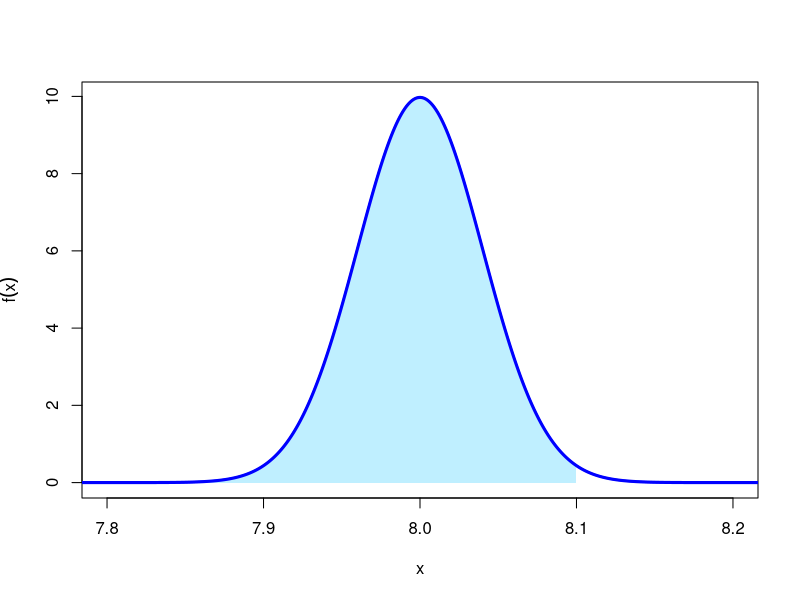
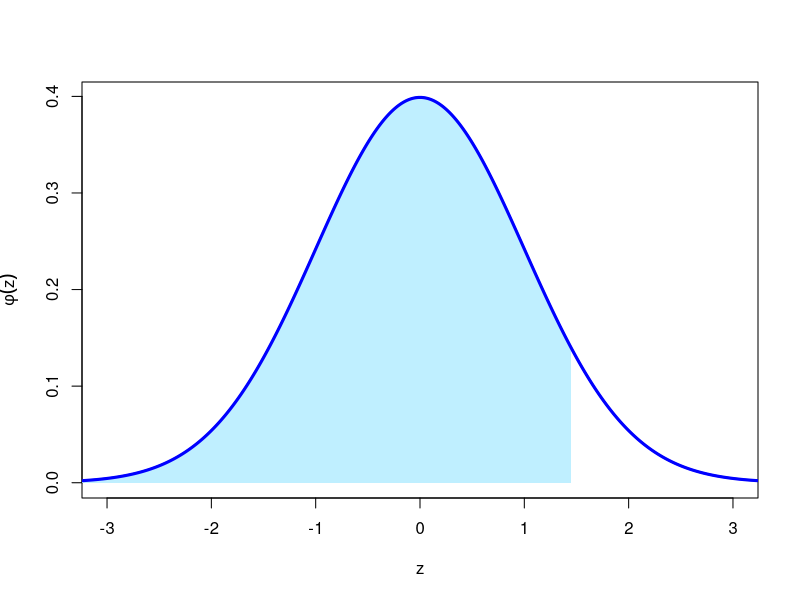
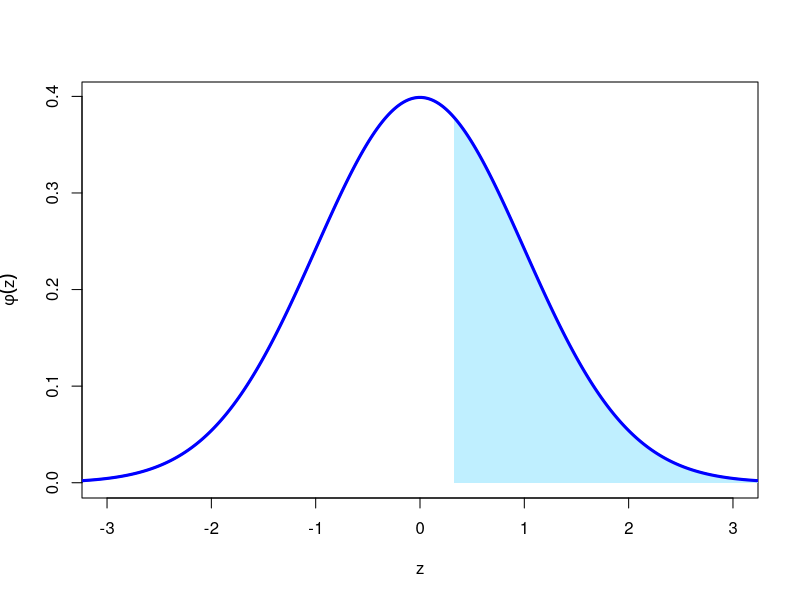
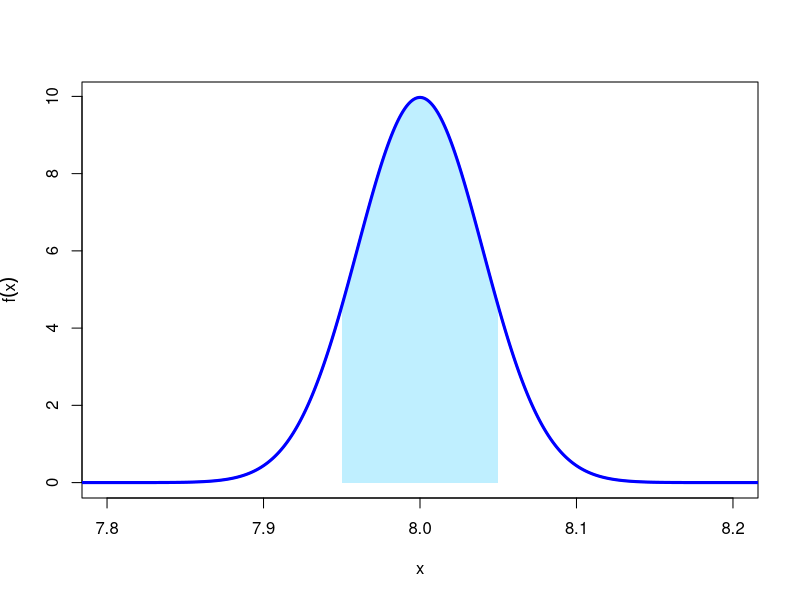
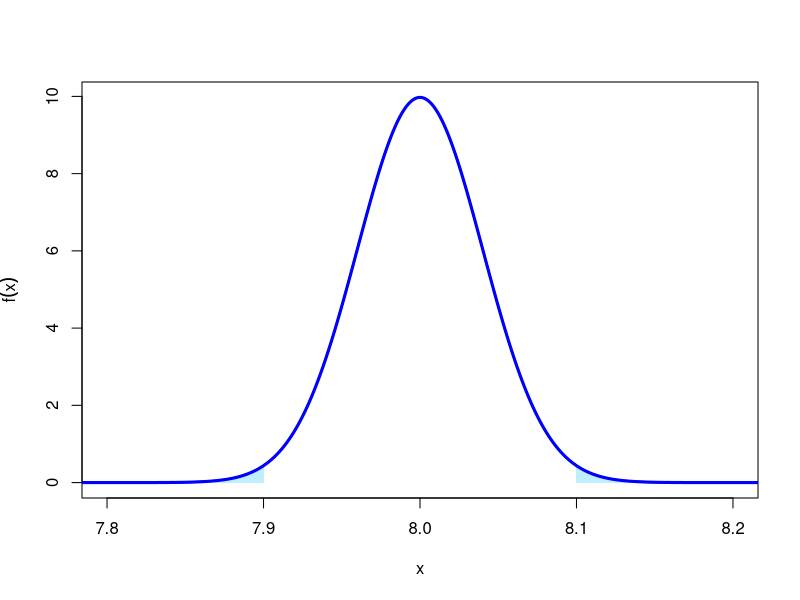
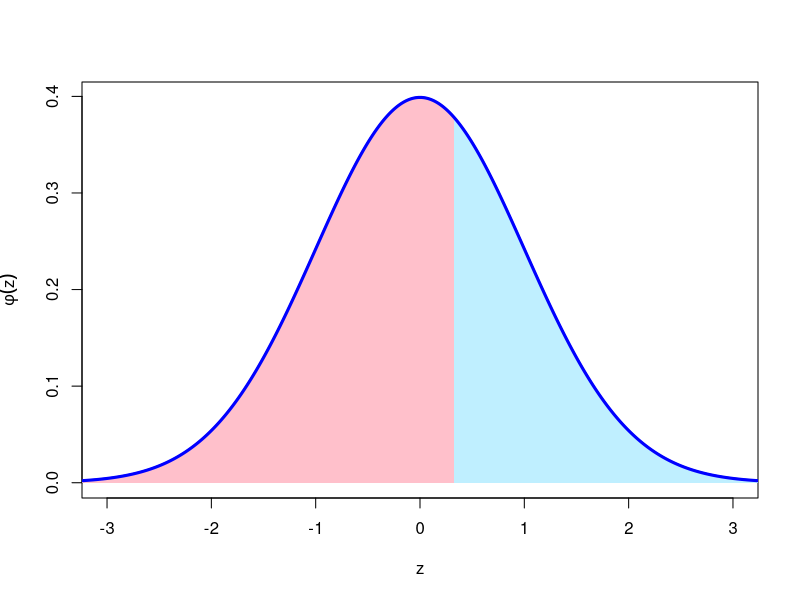
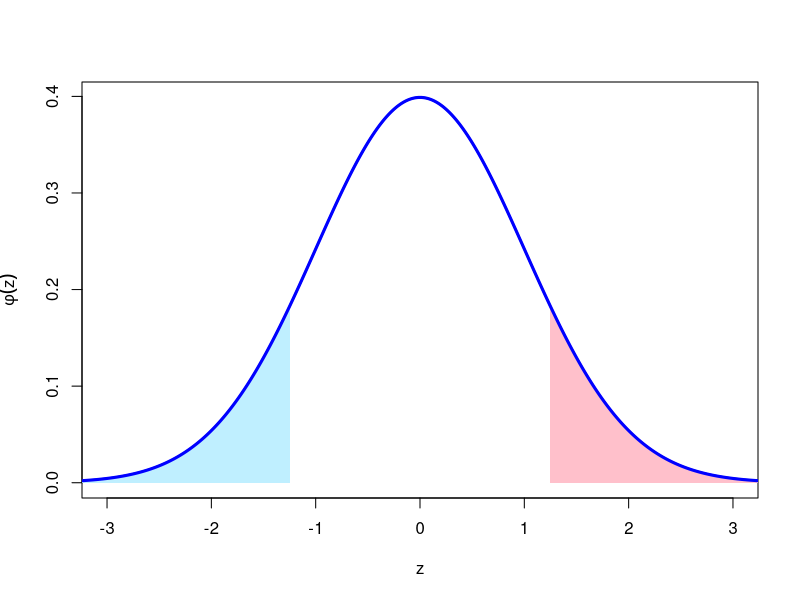

Write the R code that produced these figures, in order.
## ---- chunk 1
curve(dnorm(x, 8, 0.04), from = 7.7, to = 8.3, n = 1001, xlim = c(7.8, 8.2), lwd = 2, col = "blue", xlab = "x", ylab = expression(f(x)))

rng <- seq(7.7, 8.1, length.out=100)
xpol <- c(7.7, rng, 8.1)
ypol <- c(0, dnorm(rng, 8, 0.04), 0)
polygon(xpol, ypol, col = "lightblue1", border = NA)

curve(dnorm(x, 8, 0.04), from = 7.7, to = 8.8, n = 1001, lwd = 3, col = "blue", add = TRUE)
## ---- chunk 2
#| echo: true
pnorm(8.1, 8, 0.04)
## ---- chunk 3
curve(dnorm(x), from = -4, to = 4, n = 1001, xlim = c(-3, 3), lwd = 2, col = "blue", xlab = "z", ylab = expression(phi(z)))

rng <- seq(-4, 1.45, length.out=200)
xpol <- c(-4, rng, 1.45)
ypol <- c(0, dnorm(rng), 0)
polygon(xpol, ypol, col = "lightblue1", border = NA)

curve(dnorm(x), from = -4, to = 4, n = 1001, lwd = 3, col = "blue", add = TRUE)
## ---- chunk 4
#| echo: true
pnorm(1.45, 0, 1)
## ---- chunk 5
#| echo: true
pnorm(1.45)
## ---- chunk 6
curve(dnorm(x), from = -4, to = 4, n = 1001, xlim = c(-3, 3), lwd = 2, col = "blue", xlab = "z", ylab = expression(phi(z)))

rng <- seq(0.33, 4, length.out=200)
xpol <- c(0.33, rng, 4)
ypol <- c(0, dnorm(rng), 0)
polygon(xpol, ypol, col = "lightblue1", border = NA)

curve(dnorm(x), from = -4, to = 4, n = 1001, lwd = 3, col = "blue", add = TRUE)
## ---- chunk 7
#| echo: true
pnorm(0.33, lower.tail = FALSE)
## ---- chunk 8
#| echo: true
1 - pnorm(0.33)
## ---- chunk 9
curve(dnorm(x, 8, 0.04), from = 7.7, to = 8.3, n = 1001, xlim = c(7.8, 8.2), lwd = 2, col = "blue", xlab = "x", ylab = expression(f(x)))

rng <- seq(7.95, 8.05, length.out=100)
xpol <- c(7.95, rng, 8.05)
ypol <- c(0, dnorm(rng, 8, 0.04), 0)
polygon(xpol, ypol, col = "lightblue1", border = NA)

curve(dnorm(x, 8, 0.04), from = 7.7, to = 8.8, n = 1001, lwd = 3, col = "blue", add = TRUE)
## ---- chunk 10
#| echo: true
mu <- 8
sigma <- 0.04
pnorm(8.05, mu, sigma) - pnorm(7.95, mu, sigma)
## ---- chunk 11
curve(dnorm(x, 8, 0.04), from = 7.7, to = 8.3, n = 1001, xlim = c(7.8, 8.2), lwd = 2, col = "blue", xlab = "x", ylab = expression(f(x)))

x <- 7.9
y <- 8.1

rng <- seq(7.7, x, length.out=100)
xpol <- c(7.7, rng, x)
ypol <- c(0, dnorm(rng, 8, 0.04), 0)
polygon(xpol, ypol, col = "lightblue1", border = NA)

rng <- seq(y, 8.3, length.out=100)
xpol <- c(y, rng, 8.3)
ypol <- c(0, dnorm(rng, 8, 0.04), 0)
polygon(xpol, ypol, col = "lightblue1", border = NA)

curve(dnorm(x, 8, 0.04), from = 7.7, to = 8.3, n = 1001, lwd = 3, col = "blue", add = TRUE)
## ---- chunk 12
#| echo: true
mu <- 8
sigma <- 0.04
qnorm(c(0.0005, 0.9995), mu, sigma)
## ---- chunk 13
curve(dnorm(x), from = -4, to = 4, n = 1001, xlim = c(-3, 3), lwd = 2, col = "blue", xlab = "z", ylab = expression(phi(z)))

rng <- seq(0.33, 4, length.out=200)
xpol <- c(0.33, rng, 4)
ypol <- c(0, dnorm(rng), 0)
polygon(xpol, ypol, col = "lightblue1", border = NA)

rng <- seq(0.33,- 4, length.out=200)
xpol <- c(0.33, rng, -4)
ypol <- c(0, dnorm(rng), 0)
polygon(xpol, ypol, col = "pink", border = NA)

curve(dnorm(x), from = -4, to = 4, n = 1001, lwd = 3, col = "blue", add = TRUE)
## ---- chunk 14
curve(dnorm, from = -4, to = 4, n = 1001, xlim = c(-3, 3), lwd = 2, col = "blue", xlab = "z", ylab = expression(phi(z)))

rng <- seq(-3.5, -1.25, by = 0.05)
xpol <- c(-3.5, rng, -1.25)
ypol <- c(0, dnorm(rng), 0)
polygon(xpol, ypol, col = "lightblue1", border = NA)

rng <- seq(3.5, 1.25, by = -0.05)
xpol <- c(3.5, rng, 1.25)
ypol <- c(0, dnorm(rng), 0)
polygon(xpol, ypol, col = "pink", border = NA)

curve(dnorm, from = -4, to = 4, n = 1001, lwd = 3, col = "blue", add = TRUE)
